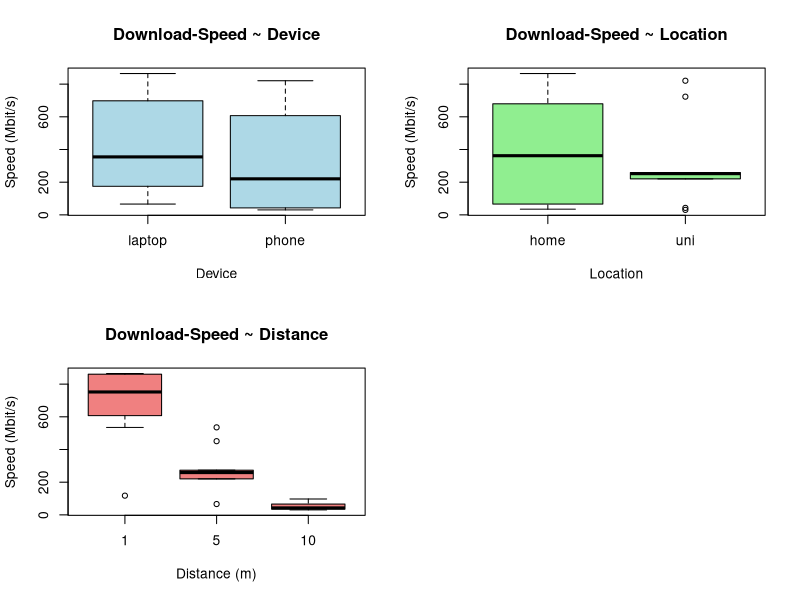
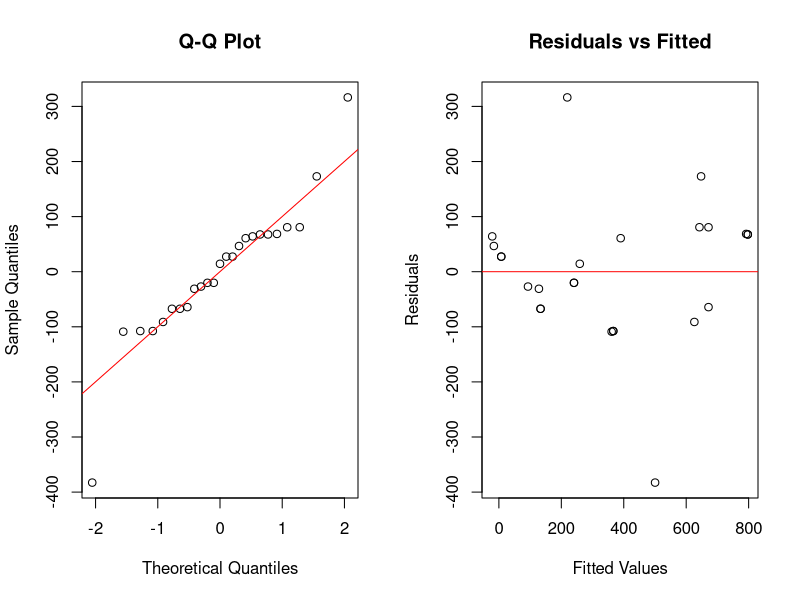

Recreate these plots in R, in order. (Note: this script raises an error after producing the figures.)
## ---- chunk 1
library(lme4)
library(effects)
library(car)

df <- read.csv("d2_doe_data.csv")

df$person <- as.factor(df$person)
df$device <- as.factor(df$device)
df$location <- as.factor(df$location)
df$approx_distance_router_meters <- as.factor(df$approx_distance_router_meters)
df$time <- as.factor(df$time)

head(df)
## ---- chunk 2
par(mfrow = c(2, 2))

boxplot(download_speed_mbit_result ~ device, data = df,
        main = "Download-Speed ~ Device",
        xlab = "Device", ylab = "Speed (Mbit/s)", col="lightblue")

boxplot(download_speed_mbit_result ~ location, data = df,
        main = "Download-Speed ~ Location",
        xlab = "Location", ylab = "Speed (Mbit/s)", col="lightgreen")

boxplot(download_speed_mbit_result ~ approx_distance_router_meters, data = df,
        main = "Download-Speed ~ Distance",
        xlab = "Distance (m)", ylab = "Speed (Mbit/s)", col="lightcoral")

par(mfrow = c(1, 1))

## ---- chunk 3
model_initial <- lmer(
  download_speed_mbit_result ~ device + location + approx_distance_router_meters +
    (1 | person) + (1 | time),
  data = df
)


model <- lmer(
  download_speed_mbit_result ~ device + location + approx_distance_router_meters +
    (1 | person),
  data = df
)

Anova(model)

## ---- chunk 4
summary(model)
res <- residuals(model) 
fitted_vals <- fitted(model)

par(mfrow = c(1, 2)) 
qqnorm(res, main = "Q-Q Plot") 
qqline(res, col = "red")

plot(fitted_vals, res, main = "Residuals vs Fitted", xlab = "Fitted Values", ylab = "Residuals") 
abline(h = 0, col = "red") 
## ---- chunk 5
plot(allEffects(model),
     main = "Main Effects Plot",
     grid = FALSE,
     layout = c(1, 1))
## ---- chunk 6
model_interaction <- lmer(
  download_speed_mbit_result ~ device * approx_distance_router_meters + location +
    (1 | person),
  data = df
)
anova(model, model_interaction)
